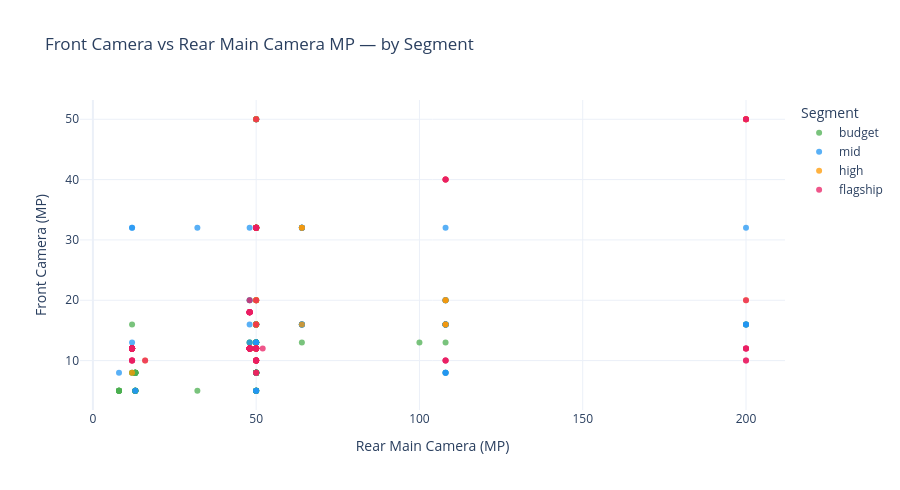

This figure's notebook cell:
### Code cell
# Plotly: scatter — relationship between front and rear MP
# Hover shows product name — useful to spot flagship outliers
fig = px.scatter(
    cam_df,
    x="rear_main_camera_mp",
    y="front_camera_mp",
    color="price_segment",
    category_orders={"price_segment": SEGMENT_ORDER},
    color_discrete_map=SEGMENT_COLORS,
    hover_data={"product_name": True, "brand": True, "rear_camera_count": True},
    title="Front Camera vs Rear Main Camera MP — by Segment",
    labels={
        "rear_main_camera_mp": "Rear Main Camera (MP)",
        "front_camera_mp"    : "Front Camera (MP)",
        "price_segment"      : "Segment",
    },
    opacity=0.75,
)
fig.update_layout(height=490)
fig.show()

### Figure 1 — Plotly figure (JSON) as saved in the notebook; plotly's stock layout.template omitted (floating-point values rounded to 4 significant figures; data arrays with more than 128 entries replaced by an {"elided": "..."} marker saying what was removed)
{"data": [{"customdata": {"elided": "106x3 mixed values"}, "hovertemplate": "Segment=budget<br>Rear Main Camera (MP)=%{x}<br>Front Camera (MP)=%{y}<br>product_name=%{customdata[0]}<br>brand=%{customdata[1]}<br>rear_camera_count=%{customdata[2]}<extra></extra>", "legendgroup": "budget", "marker": {"color": "#4CAF50", "opacity": 0.75, "symbol": "circle"}, "mode": "markers", "name": "budget", "orientation": "v", "showlegend": true, "type": "scatter", "x": [48, 13, 50, 200, 50, 50, 50, 50, 32, 50, 50, 50, 50, 50, 13, 13, 64, 50, 50, 13, 50, 50, 8, 50, 50, 64, 13, 13, 50, 12, 50, 50, 13, 100, 108, 13, 8, 13, 108, 13, 50, 50, 50, 50, 50, 50, 12, 50, 50, 50, 108, 48, 13, 13, 50, 13, 50, 50, 13, 50, 50, 12, 50, 8, 50, 13, 108, 8, 50, 50, 50, 200, 50, 50, 50, 50, 50, 50, 13, 50, 50, 50, 50, 50, 8, 50, 13, 50, 48, 50, 50, 13, 50, 50, 13, 50, 108, 8, 50, 13, 50, 8, 50, 50, 50, 50], "xaxis": "x", "y": [13, 5, 16, 16, 32, 8, 13, 8, 5, 16, 8, 8, 8, 16, 5, 8, 16, 13, 8, 5, 5, 8, 5, 13, 8, 13, 8, 5, 13, 16, 13, 8, 8, 13, 16, 5, 5, 5, 13, 5, 5, 16, 16, 8, 5, 8, 8, 13, 8, 16, 20, 13, 8, 8, 8, 5, 13, 8, 8, 8, 5, 8, 8, 5, 13, 8, 8, 5, 50, 5, 13, 16, 8, 13, 8, 5, 5, 16, 5, 8, 5, 8, 8, 13, 5, 50, 8, 8, 20, 13, 8, 8, 8, 8, 8, 16, 16, 5, 16, 8, 13, 5, 8, 8, 8, 13], "yaxis": "y"}, {"customdata": {"elided": "92x3 mixed values"}, "hovertemplate": "Segment=mid<br>Rear Main Camera (MP)=%{x}<br>Front Camera (MP)=%{y}<br>product_name=%{customdata[0]}<br>brand=%{customdata[1]}<br>rear_camera_count=%{customdata[2]}<extra></extra>", "legendgroup": "mid", "marker": {"color": "#2196F3", "opacity": 0.75, "symbol": "circle"}, "mode": "markers", "name": "mid", "orientation": "v", "showlegend": true, "type": "scatter", "x": [50, 50, 12, 108, 50, 12, 50, 64, 50, 8, 13, 50, 64, 50, 50, 50, 50, 108, 200, 50, 50, 48, 13, 50, 200, 50, 50, 12, 50, 12, 64, 50, 108, 12, 50, 50, 50, 64, 48, 50, 108, 64, 108, 50, 64, 50, 108, 50, 108, 50, 50, 108, 50, 50, 64, 32, 64, 50, 200, 48, 50, 200, 50, 50, 64, 108, 50, 50, 50, 64, 108, 50, 50, 108, 108, 108, 50, 50, 108, 50, 50, 64, 12, 48, 50, 50, 108, 108, 50, 50, 50, 50], "xaxis": "x", "y": [8, 12, 32, 16, 13, 12, 5, 32, 32, 8, 5, 32, 16, 16, 16, 20, 32, 32, 16, 16, 13, 16, 5, 5, 16, 16, 32, 12, 16, 13, 16, 16, 8, 12, 8, 32, 16, 16, 20, 12, 16, 32, 16, 32, 32, 16, 20, 16, 20, 32, 32, 16, 16, 32, 16, 32, 32, 16, 32, 32, 50, 16, 8, 50, 32, 16, 32, 32, 12, 16, 16, 20, 16, 16, 16, 8, 8, 13, 20, 5, 16, 32, 32, 13, 50, 32, 8, 16, 32, 50, 16, 13], "yaxis": "y"}, {"customdata": {"elided": "74x3 mixed values"}, "hovertemplate": "Segment=high<br>Rear Main Camera (MP)=%{x}<br>Front Camera (MP)=%{y}<br>product_name=%{customdata[0]}<br>brand=%{customdata[1]}<br>rear_camera_count=%{customdata[2]}<extra></extra>", "legendgroup": "high", "marker": {"color": "#FF9800", "opacity": 0.75, "symbol": "circle"}, "mode": "markers", "name": "high", "orientation": "v", "showlegend": true, "type": "scatter", "x": [50, 50, 50, 50, 48, 16, 12, 50, 50, 50, 48, 200, 50, 50, 50, 50, 108, 108, 50, 50, 50, 50, 12, 12, 50, 64, 200, 12, 12, 50, 50, 50, 64, 50, 50, 12, 50, 50, 50, 50, 108, 108, 50, 50, 50, 50, 48, 50, 12, 48, 50, 50, 48, 50, 108, 200, 50, 12, 50, 50, 12, 12, 12, 50, 50, 50, 12, 50, 50, 50, 50, 200, 64, 50], "xaxis": "x", "y": [12, 32, 16, 12, 12, 10, 12, 8, 32, 32, 12, 20, 32, 10, 12, 32, 16, 16, 16, 12, 32, 32, 12, 12, 20, 32, 50, 12, 8, 20, 10, 10, 16, 20, 50, 12, 50, 12, 32, 12, 20, 20, 12, 10, 12, 12, 12, 32, 12, 12, 32, 50, 12, 10, 40, 50, 32, 12, 12, 16, 12, 12, 12, 12, 20, 16, 12, 16, 12, 32, 32, 50, 32, 12], "yaxis": "y"}, {"customdata": {"elided": "111x3 mixed values"}, "hovertemplate": "Segment=flagship<br>Rear Main Camera (MP)=%{x}<br>Front Camera (MP)=%{y}<br>product_name=%{customdata[0]}<br>brand=%{customdata[1]}<br>rear_camera_count=%{customdata[2]}<extra></extra>", "legendgroup": "flagship", "marker": {"color": "#E91E63", "opacity": 0.75, "symbol": "circle"}, "mode": "markers", "name": "flagship", "orientation": "v", "showlegend": true, "type": "scatter", "x": [12, 50, 12, 108, 12, 50, 12, 48, 48, 48, 50, 48, 12, 12, 108, 12, 16, 48, 50, 48, 48, 48, 48, 48, 50, 12, 50, 50, 48, 200, 48, 48, 200, 12, 48, 108, 48, 12, 48, 50, 48, 48, 48, 200, 12, 48, 50, 50, 50, 12, 48, 50, 12, 48, 50, 48, 48, 48, 50, 108, 48, 200, 108, 12, 48, 48, 48, 12, 48, 50, 48, 200, 200, 50, 50, 48, 12, 48, 200, 50, 50, 48, 12, 48, 12, 12, 50, 50, 50, 200, 50, 48, 48, 12, 12, 12, 200, 52, 48, 48, 50, 48, 12, 108, 48, 48, 50, 200, 50, 12, 50], "xaxis": "x", "y": [10, 8, 12, 40, 12, 10, 10, 12, 12, 12, 12, 18, 12, 12, 10, 12, 10, 18, 12, 12, 12, 12, 18, 12, 12, 12, 16, 10, 12, 12, 12, 12, 12, 12, 12, 40, 12, 12, 12, 10, 12, 18, 12, 20, 12, 18, 10, 32, 12, 12, 18, 32, 12, 18, 10, 12, 12, 18, 10, 10, 20, 50, 40, 12, 12, 12, 12, 10, 18, 12, 12, 10, 50, 8, 50, 12, 12, 12, 12, 32, 12, 12, 12, 12, 12, 12, 32, 12, 32, 12, 20, 18, 12, 12, 10, 12, 50, 12, 12, 12, 32, 18, 12, 10, 12, 18, 12, 10, 10, 12, 10], "yaxis": "y"}], "layout": {"height": 490, "legend": {"title": {"text": "Segment"}, "tracegroupgap": 0}, "title": {"text": "Front Camera vs Rear Main Camera MP — by Segment"}, "xaxis": {"anchor": "y", "domain": [0, 1], "title": {"text": "Rear Main Camera (MP)"}}, "yaxis": {"anchor": "x", "domain": [0, 1], "title": {"text": "Front Camera (MP)"}}}}
